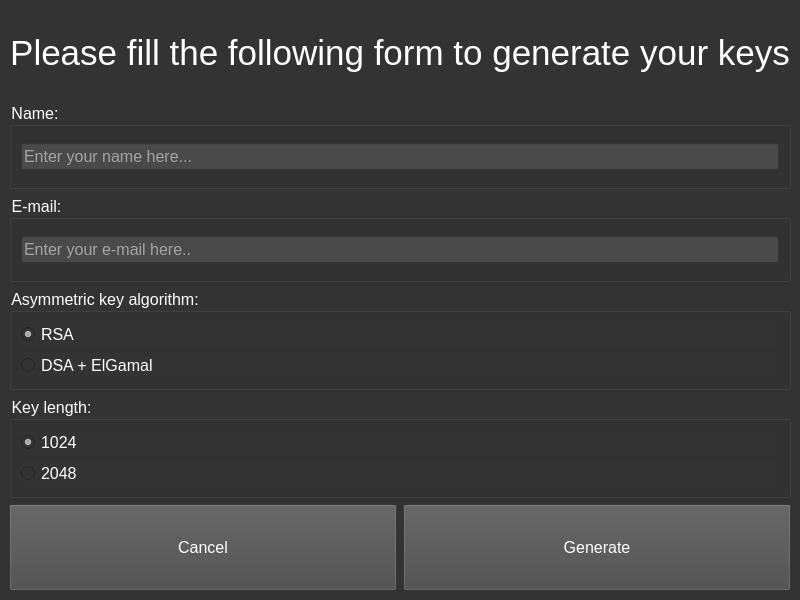
<?xml version="1.0" encoding="UTF-8"?>
<ui version="4.0">
 <class>GenerateKeysWindow</class>
 <widget class="QMainWindow" name="GenerateKeysWindow">
  <property name="enabled">
   <bool>true</bool>
  </property>
  <property name="geometry">
   <rect>
    <x>0</x>
    <y>0</y>
    <width>800</width>
    <height>600</height>
   </rect>
  </property>
  <property name="windowTitle">
   <string>Generate keys</string>
  </property>
  <property name="toolTip">
   <string/>
  </property>
  <property name="layoutDirection">
   <enum>Qt::LeftToRight</enum>
  </property>
  <property name="styleSheet">
   <string notr="true">background-color: rgb(51, 51, 51);
color: white;
font-size: 12pt;</string>
  </property>
  <property name="unifiedTitleAndToolBarOnMac">
   <bool>true</bool>
  </property>
  <widget class="QWidget" name="centralwidget">
   <layout class="QVBoxLayout" name="verticalLayout_5">
    <item>
     <widget class="QLabel" name="titleLabel">
      <property name="sizePolicy">
       <sizepolicy hsizetype="Expanding" vsizetype="Expanding">
        <horstretch>0</horstretch>
        <verstretch>0</verstretch>
       </sizepolicy>
      </property>
      <property name="layoutDirection">
       <enum>Qt::LeftToRight</enum>
      </property>
      <property name="styleSheet">
       <string notr="true">background-color: rgb(51, 51, 51);
color: white;
font-size: 26pt;</string>
      </property>
      <property name="text">
       <string>Please fill the following form to generate your keys</string>
      </property>
      <property name="alignment">
       <set>Qt::AlignCenter</set>
      </property>
     </widget>
    </item>
    <item>
     <widget class="QGroupBox" name="nameGroupBox">
      <property name="sizePolicy">
       <sizepolicy hsizetype="Expanding" vsizetype="Expanding">
        <horstretch>0</horstretch>
        <verstretch>0</verstretch>
       </sizepolicy>
      </property>
      <property name="title">
       <string>Name:</string>
      </property>
      <layout class="QVBoxLayout" name="verticalLayout_4">
       <item>
        <widget class="QLineEdit" name="lineEdit">
         <property name="styleSheet">
          <string notr="true">background-color: rgb(74, 74, 74);</string>
         </property>
         <property name="placeholderText">
          <string>Enter your name here...</string>
         </property>
        </widget>
       </item>
      </layout>
     </widget>
    </item>
    <item>
     <widget class="QGroupBox" name="emailGroupBox">
      <property name="sizePolicy">
       <sizepolicy hsizetype="Expanding" vsizetype="Expanding">
        <horstretch>0</horstretch>
        <verstretch>0</verstretch>
       </sizepolicy>
      </property>
      <property name="title">
       <string>E-mail:</string>
      </property>
      <layout class="QVBoxLayout" name="verticalLayout_3">
       <item>
        <widget class="QLineEdit" name="lineEdit_2">
         <property name="styleSheet">
          <string notr="true">background-color: rgb(74, 74, 74);</string>
         </property>
         <property name="placeholderText">
          <string>Enter your e-mail here..</string>
         </property>
        </widget>
       </item>
      </layout>
     </widget>
    </item>
    <item>
     <widget class="QGroupBox" name="asymmetricKeyAlgGroupBox">
      <property name="sizePolicy">
       <sizepolicy hsizetype="Expanding" vsizetype="Expanding">
        <horstretch>0</horstretch>
        <verstretch>0</verstretch>
       </sizepolicy>
      </property>
      <property name="title">
       <string>Asymmetric key algorithm:</string>
      </property>
      <layout class="QVBoxLayout" name="verticalLayout">
       <item>
        <widget class="QRadioButton" name="rsaRadioButton">
         <property name="text">
          <string>RSA</string>
         </property>
         <property name="checked">
          <bool>true</bool>
         </property>
         <property name="autoExclusive">
          <bool>true</bool>
         </property>
        </widget>
       </item>
       <item>
        <widget class="QRadioButton" name="dsaRadioButton">
         <property name="text">
          <string>DSA + ElGamal</string>
         </property>
        </widget>
       </item>
      </layout>
     </widget>
    </item>
    <item>
     <widget class="QGroupBox" name="keyLengthGroupBox">
      <property name="sizePolicy">
       <sizepolicy hsizetype="Expanding" vsizetype="Expanding">
        <horstretch>0</horstretch>
        <verstretch>0</verstretch>
       </sizepolicy>
      </property>
      <property name="title">
       <string>Key length:</string>
      </property>
      <layout class="QVBoxLayout" name="verticalLayout_2">
       <item>
        <widget class="QRadioButton" name="len1024radioButton">
         <property name="text">
          <string>1024</string>
         </property>
         <property name="checked">
          <bool>true</bool>
         </property>
        </widget>
       </item>
       <item>
        <widget class="QRadioButton" name="len2048radioButton">
         <property name="text">
          <string>2048</string>
         </property>
         <property name="checked">
          <bool>false</bool>
         </property>
        </widget>
       </item>
      </layout>
     </widget>
    </item>
    <item>
     <layout class="QHBoxLayout" name="cancelGenerateLayout">
      <item>
       <widget class="QPushButton" name="cancelButton">
        <property name="sizePolicy">
         <sizepolicy hsizetype="Expanding" vsizetype="Expanding">
          <horstretch>0</horstretch>
          <verstretch>0</verstretch>
         </sizepolicy>
        </property>
        <property name="styleSheet">
         <string notr="true">background-color: rgb(74, 74, 74);</string>
        </property>
        <property name="text">
         <string>Cancel</string>
        </property>
       </widget>
      </item>
      <item>
       <widget class="QPushButton" name="generateButton">
        <property name="sizePolicy">
         <sizepolicy hsizetype="Expanding" vsizetype="Expanding">
          <horstretch>0</horstretch>
          <verstretch>0</verstretch>
         </sizepolicy>
        </property>
        <property name="styleSheet">
         <string notr="true">background-color: rgb(74, 74, 74);</string>
        </property>
        <property name="text">
         <string>Generate</string>
        </property>
       </widget>
      </item>
     </layout>
    </item>
   </layout>
  </widget>
 </widget>
 <resources/>
 <connections/>
</ui>
